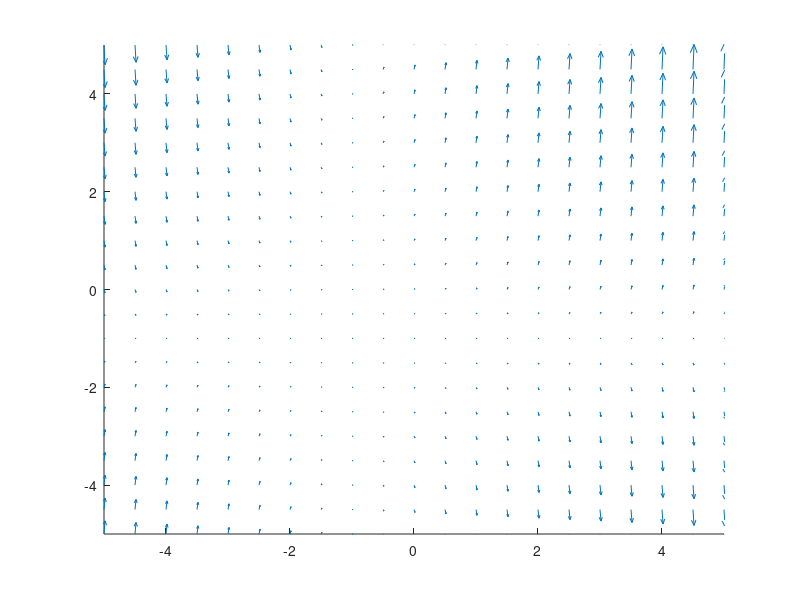

Here is the MATLAB script that generated this plot: (Note: this script raises an error after producing the figure.)
%Зад1 б) y'=(y+1) * (x+1); Начертайте векторно поле {x[-5,5], y[-5,5]}

[x, y] = meshgrid(-5:0.5:5);
u = ones(size(x));
v = (y+1).*(x+1);

hold on;
quiver(x,y,u,v);
axis([-5,5,-5,5]);

% Интегралните криви на уравнението: в)
% y' = y'=(y+1) * (x+1)
%a=-5;
%b=-5;
[a,b]=ginput(1);
syms x y(x)
eq1 = diff(y, x) == (y+1).*(x+1);
while a >= -5 && a <= 5 && b >= -5 && b <= 5
ic1 = y(a) == b;
sol1 = dsolve(eq1, ic1);
xx = -5:0.1:5;
yy = double(subs(sol1, 'x', xx));
plot(xx, yy, 'k');
[a,b]=ginput(1);
%a=a+1;
%b=b+1;
end

% a) Общо решение на уравнението
S = dsolve(eq1);
disp(S);
